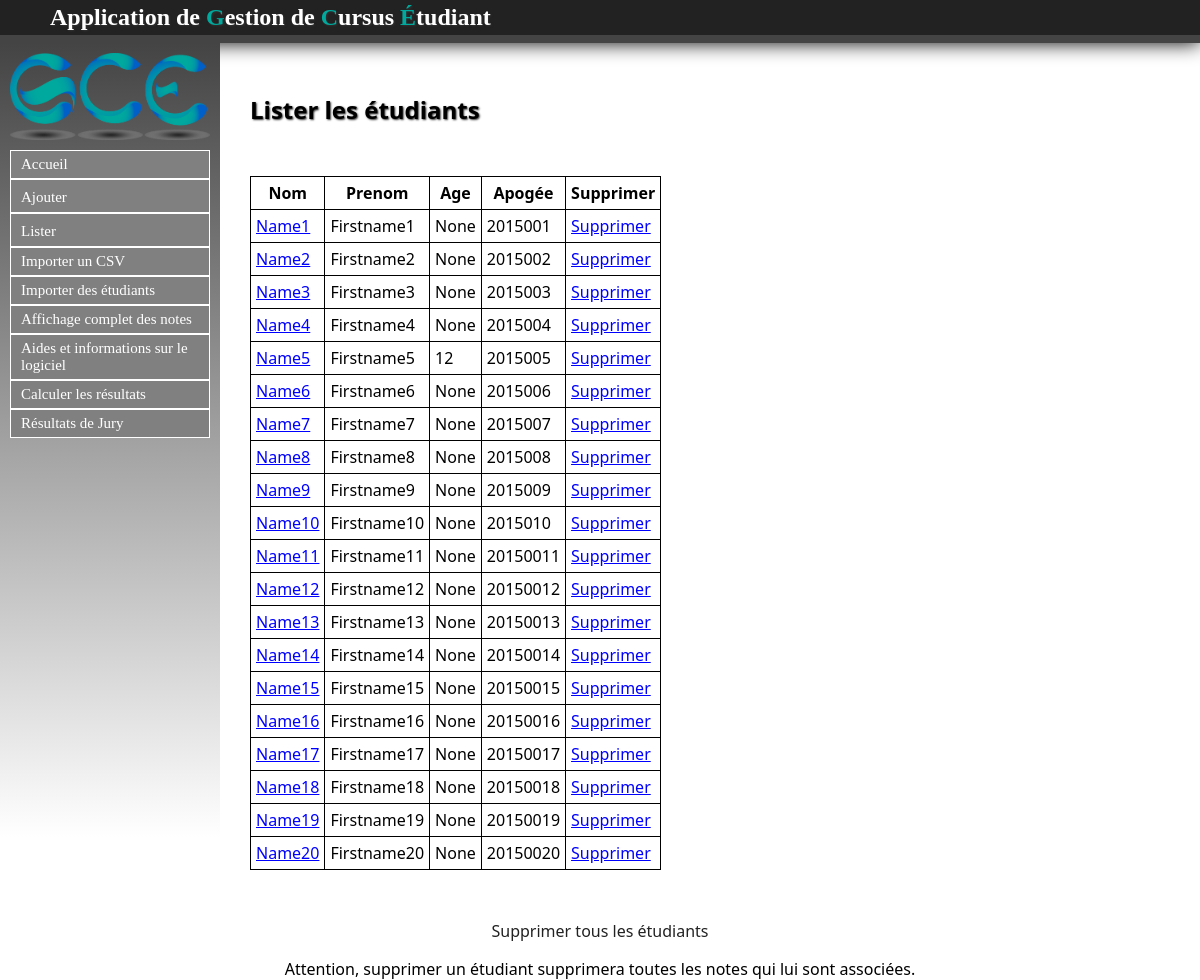
Before: /Etudiant/listeretus with the older database file.
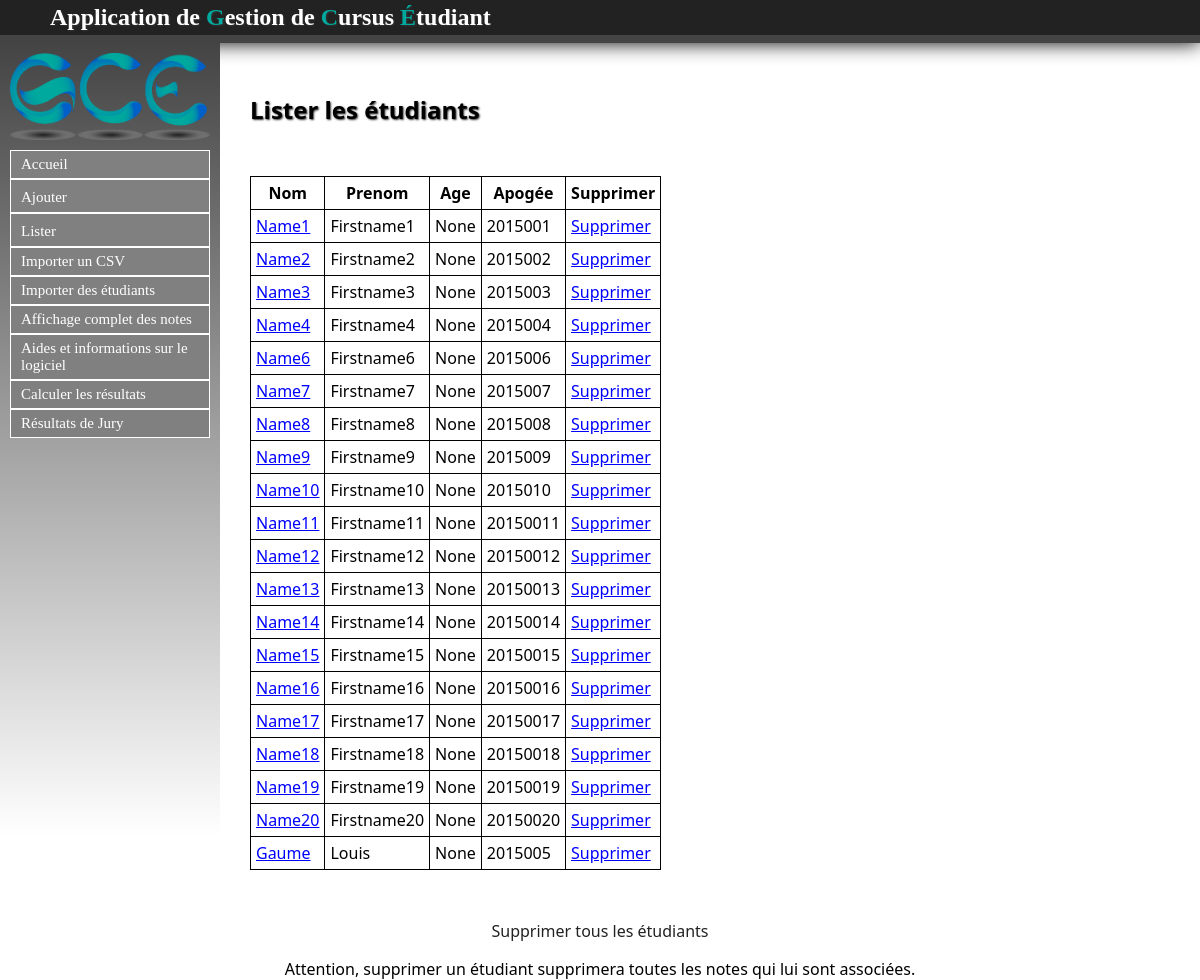
After: the same page with the newer database file.
### Etudiant/models.py (models this page shows, shortened)
class Etu(models.Model):
	nom = models.CharField(max_length=30, null=False)
	prenom = models.CharField(max_length=30, null=False)
	age = models.IntegerField(null=True)
	apogee = models.IntegerField(null=True)
	date_naissance = models.DateField(null=True)
	sexe = models.CharField(max_length=1, null=True)
	adresse = models.CharField(max_length=100, null=True)
	ine = models.CharField(max_length=100, null=True)
	adresse_parents = models.CharField(max_length=100, null=True)
	tel = models.IntegerField(null=True)
	tel_par = models.IntegerField(null=True)
	lieu_naissance = models.CharField(max_length=100, null=True)
	nationalite = models.CharField(max_length=100, null=True)
	situation_familiale = models.CharField(max_length=100, null=True)
	situation_militaire = models.CharField(max_length=100, null=True)
	cate_socio_pro_chef_famille = models.CharField(max_length=100, null=True)
	cate_socio_pro_autre_parent = models.CharField(max_length=100, null=True)
	aide_financiere = models.CharField(max_length=100, null=True)
	bourse = models.CharField(max_length=100, null=True)
	groupe = models.ForeignKey(Groupe, null=True)

### Etudiant/views.py (the view)
def listeretus(request):
	etus = Etu.objects.all()
	return render(request, 'contenu_html/listeretus.html',{'etus': etus})

### Etudiant/templates/contenu_html/listeretus.html (shortened to what this page needs)
{% extends "templates/base.html" %}
{% block content %}
<h1>Lister les étudiants</h1>
{% if not etus %}
	<p>Pas d'étudiants dans la base</p>
{% else %}
	<table>
	<tr>
		<th>Nom</th>
		<th>Prenom</th>
		<th>Age</th>
		<th>Apogée</th>
		<th>Supprimer</th>
	</tr>
{% endif %}
{% for etu in etus %}
	<tr>
		<td><a href="listeretu/{{ etu.id }}">{{ etu.nom }}</a></td>
		<td>{{ etu.prenom }}</td>
		<td>{{ etu.age }}</td>
		<td>{{ etu.apogee }}</td>
		<td><a href="suppretu/{{ etu.id }}">Supprimer</a></td>
	</tr>
{% endfor %}
</table>
<p><a onclick="suppression();">Supprimer tous les étudiants</a></p>
<p>Attention, supprimer un étudiant supprimera toutes les notes qui lui sont associées.</p>
{% endblock %}

Changed rows visible on the page:
removed Etu: nom "Name5", prenom "Firstname5", age "12", apogee "2015005"
added Etu: nom "Gaume", prenom "Louis", age "None", apogee "2015005"
